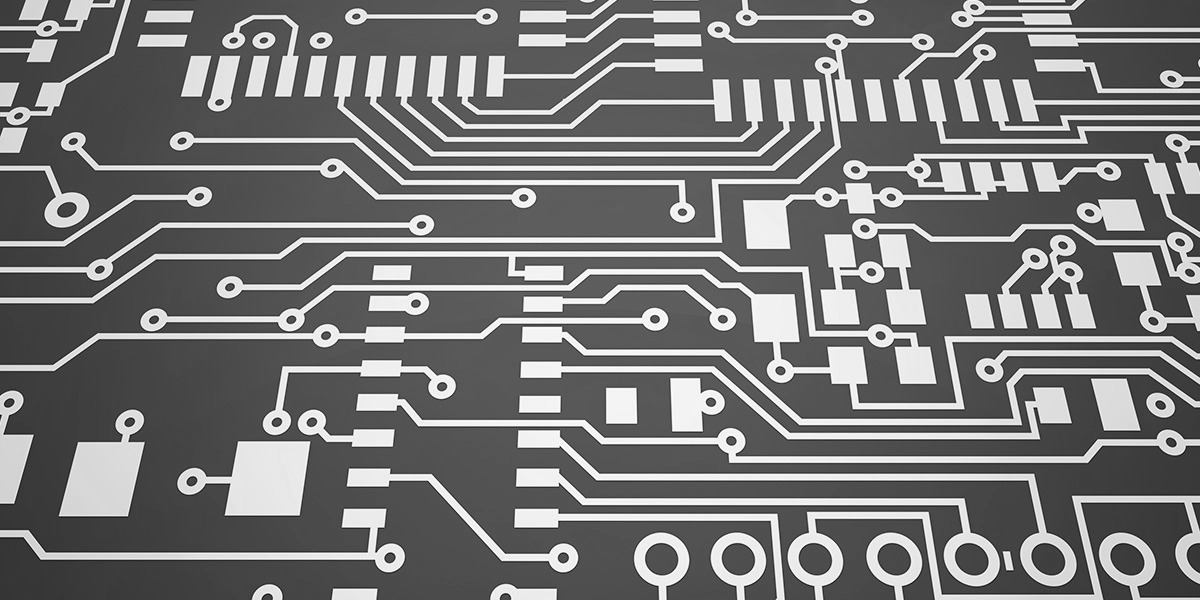
#> input picture assign6/PCB.jpg, 1200 x 600 px
$ python assign6-4_harries_corner.py
#> lines starting #> are read from the running program, lines starting #| are printed output that depends on the picture; after the words box and inside, x2 and y2 are one past the last pixel; in counts of white or black regions, pixels touching at a corner belong together
# -*- coding: utf-8 -*-
"""
Created on Thu Nov  7 19:26:53 2019

@author: Personal
"""

import numpy as np
from matplotlib import pyplot as plt
import cv2 as cv
from scipy.ndimage import gaussian_filter
import scipy
img=cv.imread('PCB.jpg',0)
#> img is the input picture: shape (600, 1200); min 1, max 255, mean 119.3
img1=cv.imread('PCB.jpg')
M,N=img.shape
#> M = 600; N = 1200
f_img=np.array(gaussian_filter(img,1,mode='reflect'), dtype='float')
xfilter=np.array([[-1,0,1],[-2,0,2],[-1,0,1]])
yfilter=np.array([[-1,-2,-1],[0,0,0],[1,2,1]])
dxf=np.array(scipy.ndimage.convolve(f_img,xfilter,mode='reflect'), dtype=float)
dyf=np.array(scipy.ndimage.convolve(f_img,yfilter,mode='reflect'), dtype=float)
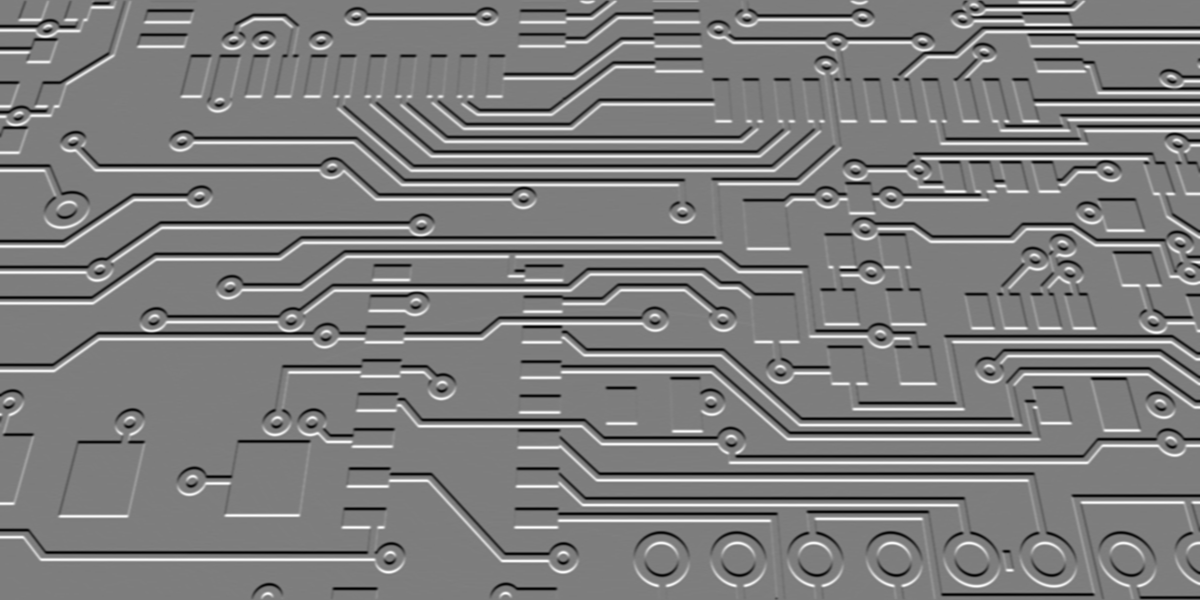
#> dyf: shape (600, 1200) float64; min -472, max 484, mean -0.3; drawn with min black and max white
dxf2=dxf*dxf
dyf2=dyf*dyf
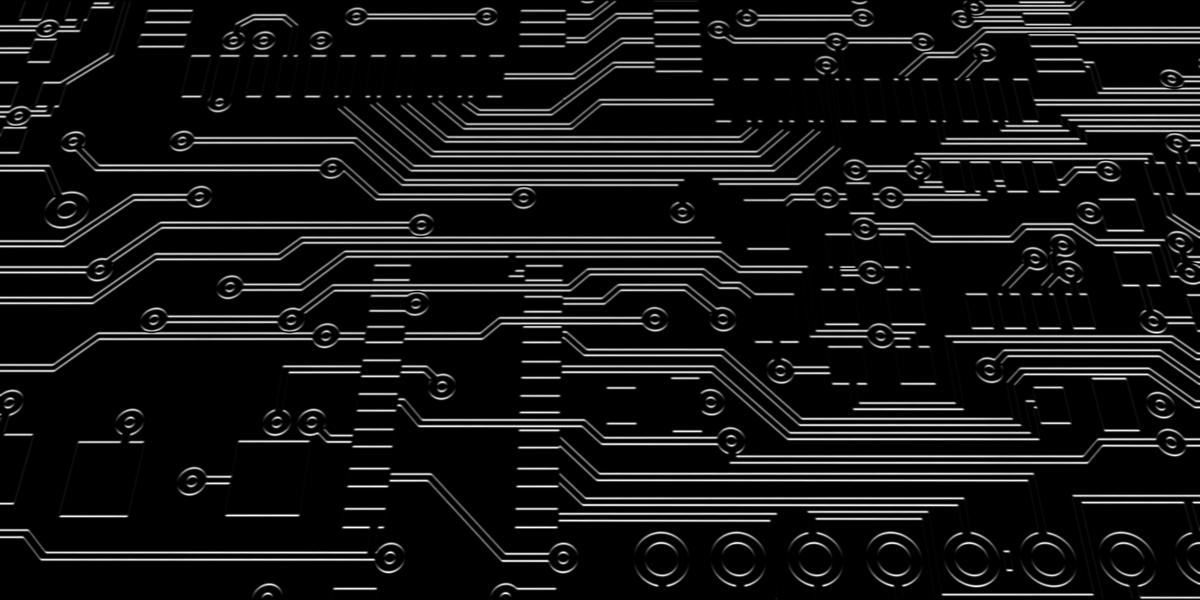
#> dyf2: shape (600, 1200) float64; min 0, max 234256, mean 19756.4; drawn with min black and max white
dxyf=dxf*dyf
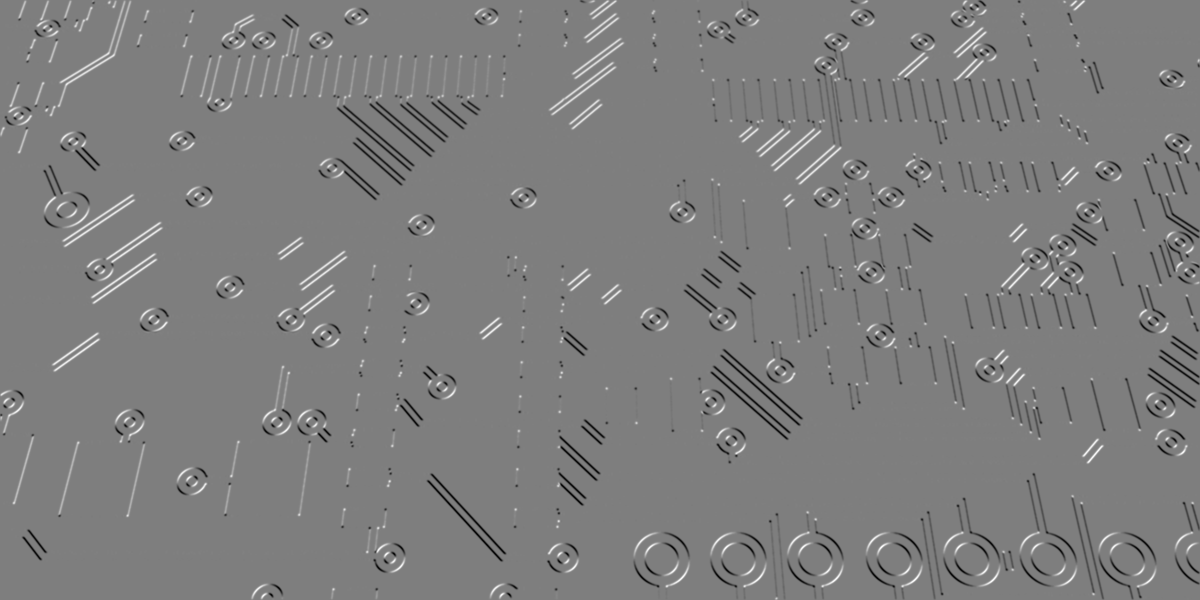
#> dxyf: shape (600, 1200) float64; min -111300, max 112367, mean -374.9; drawn with min black and max white
j11=np.array(gaussian_filter(dxf2,1,mode='reflect'), dtype='float')
j22=np.array(gaussian_filter(dyf2,1,mode='reflect'), dtype='float')
j12=np.array(gaussian_filter(dxyf,1,mode='reflect'), dtype='float')

energy=j11+j22
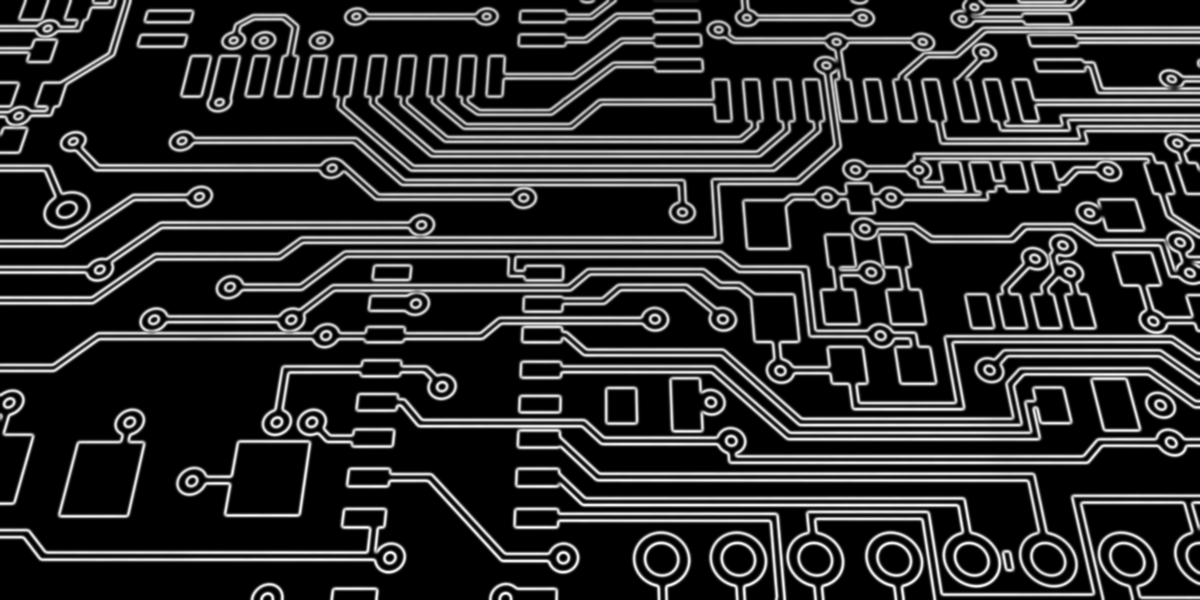
#> energy: shape (600, 1200) float64; min 0, max 147205.5, mean 26665.8; drawn with min black and max white
HCI=j11*j22-j12*j12-0.1*energy**2
HCI=1*(HCI>7000)
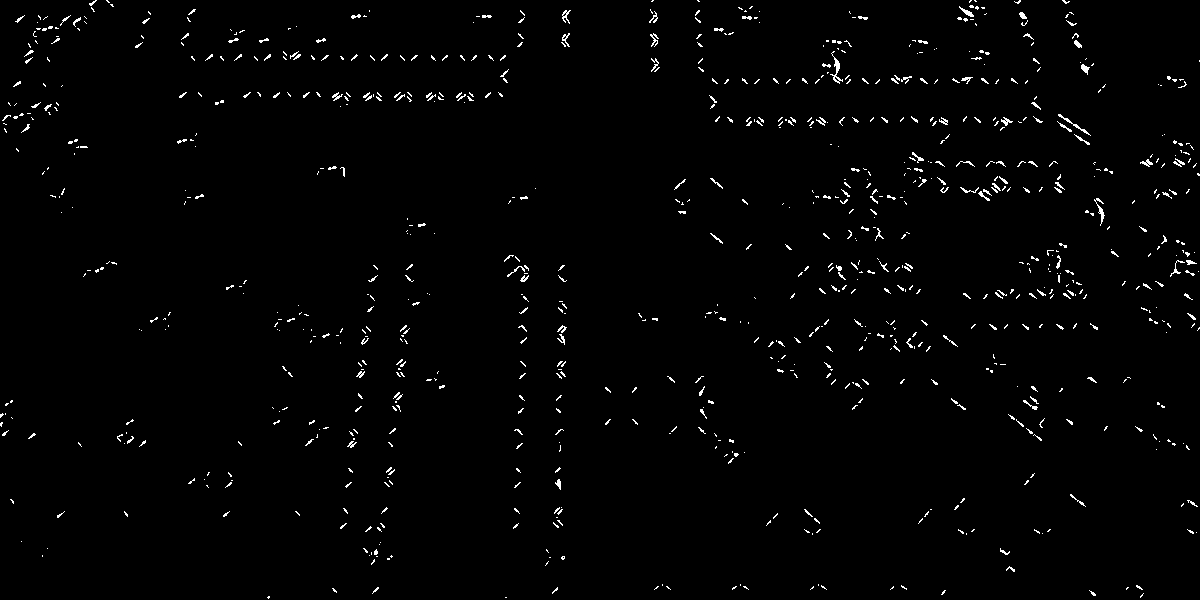
#> HCI: shape (600, 1200) int64; values 0 (black) and 1 (white), 1.4% white in thin lines or dots

for i in range(0,M):
    for j in range(0,N):
        if(HCI[i,j]==1):
            img1[i,j,:]=[255,0,0]
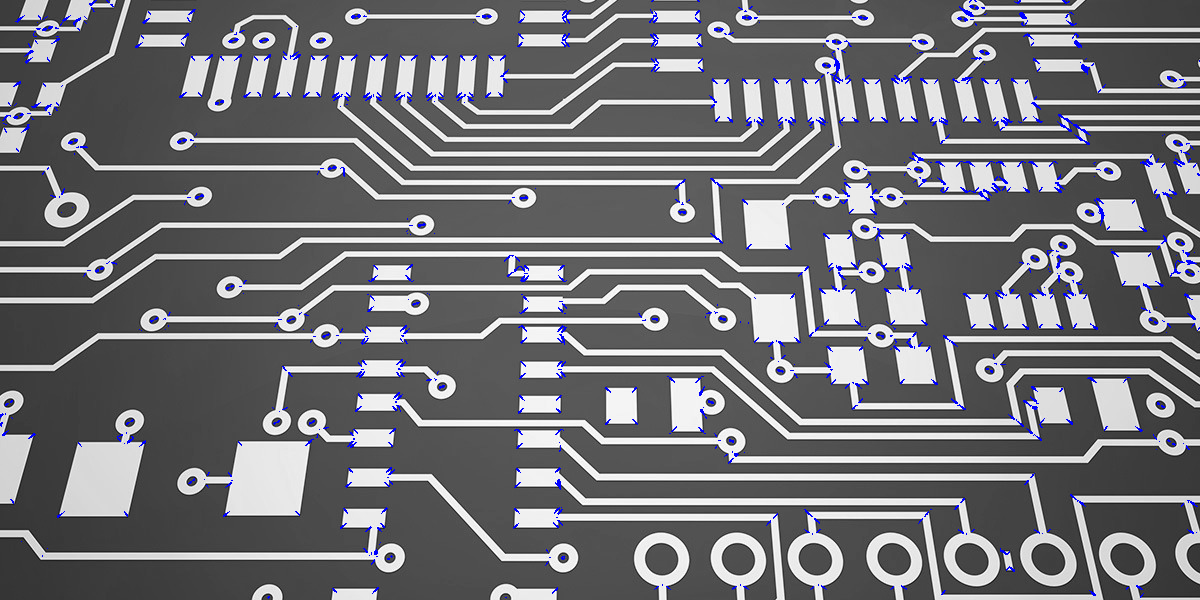
#> img1: shape (600, 1200, 3); mean B, G, R 120.7, 117.1, 117.1

plt.figure()
plt.imshow(img1)

$ run again, with assign6/Lanes.jpg copied over assign6/PCB.jpg
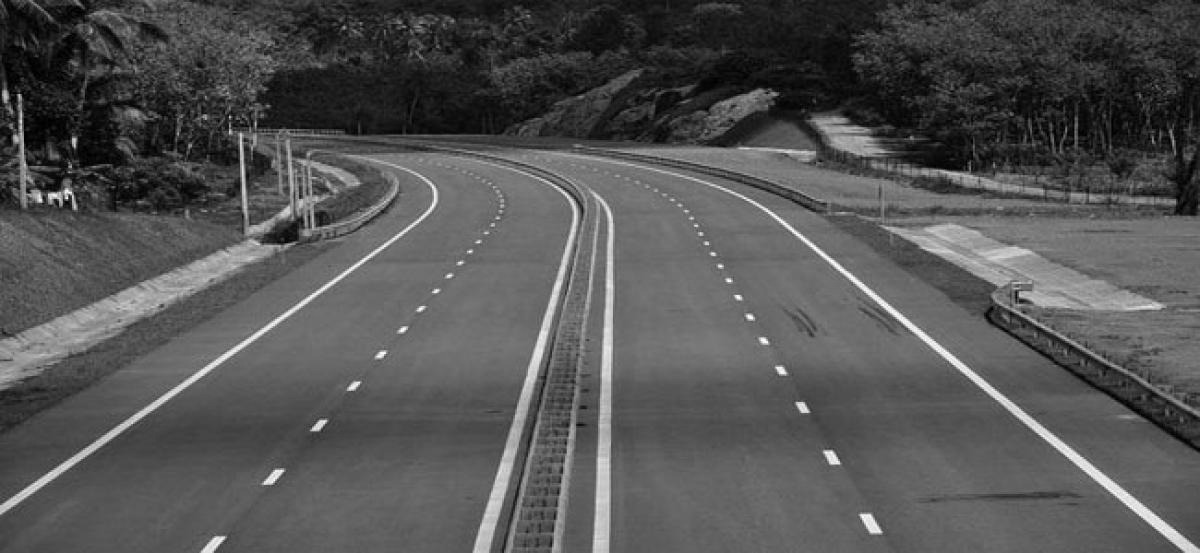
#> input picture assign6/Lanes.jpg, 1200 x 553 px
#> img is the input picture: shape (553, 1200); min 0, max 255, mean 83.7
#> `HCI=1*(HCI>7000)`:
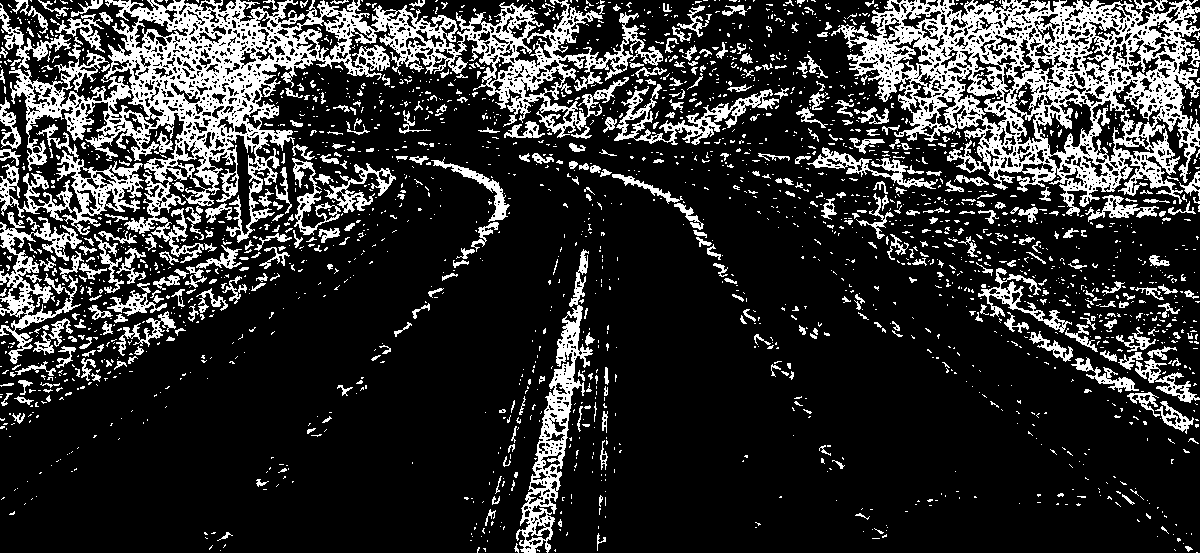
#> HCI: shape (553, 1200) int64; values 0 (black) and 1 (white), 19.6% white; 2251 white regions (1816 under 20 px), largest, box (x1, y1, x2, y2) and area: (9, 0, 663, 263) 38215, (831, 0, 1200, 216) 31673, (516, 249, 593, 553) 4930
#> after the loop `for i in range(0,M):`:
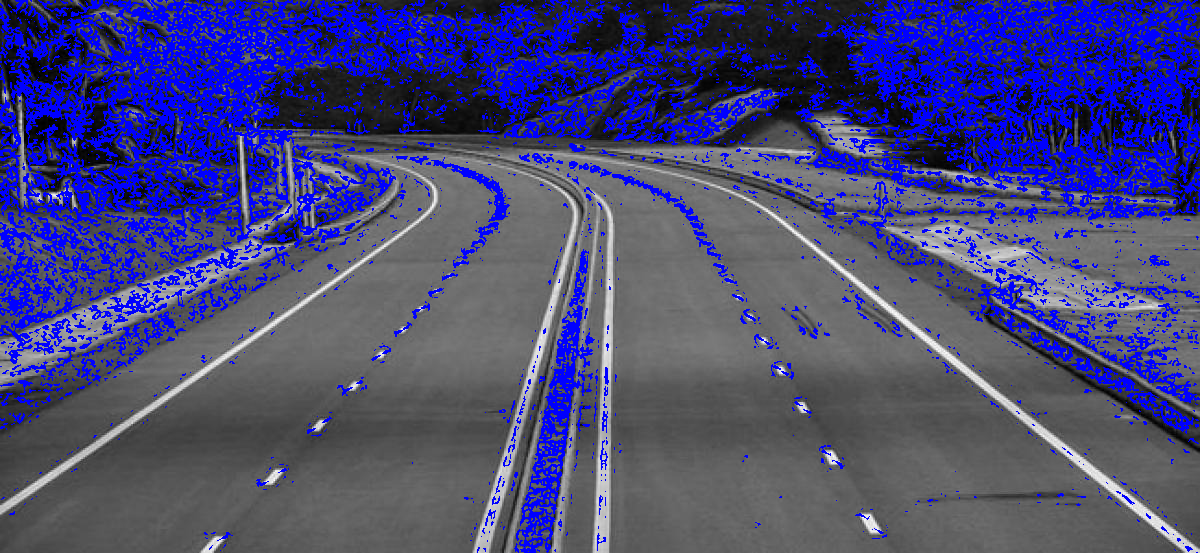
#> img1: shape (553, 1200, 3); mean B, G, R 120.9, 70.9, 70.9
